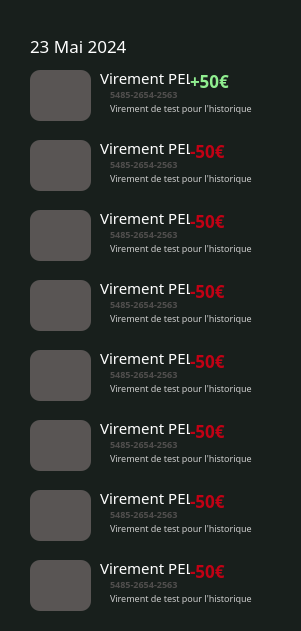
   <widget class="QWidget" name="widget_2" native="true">
    <property name="geometry">
     <rect>
      <x>240</x>
      <y>150</y>
      <width>301</width>
      <height>631</height>
     </rect>
    </property>
    <property name="styleSheet">
     <string notr="true">QWidget {
    background-color: #181F1C;
border-radius: 10px;
}</string>
    </property>
    <widget class="QListWidget" name="listWidget">
     <property name="geometry">
      <rect>
       <x>10</x>
       <y>10</y>
       <width>281</width>
       <height>601</height>
      </rect>
     </property>
    </widget>
    <widget class="QLabel" name="label_21">
     <property name="geometry">
      <rect>
       <x>30</x>
       <y>30</y>
       <width>191</width>
       <height>31</height>
      </rect>
     </property>
     <property name="font">
      <font>
       <family>Montserrat SemiBold</family>
       <pointsize>13</pointsize>
      </font>
     </property>
     <property name="styleSheet">
      <string notr="true">QLabel {
    color: white;
}</string>
     </property>
     <property name="text">
      <string>23 Mai 2024</string>
     </property>
    </widget>
    <widget class="QWidget" name="widget_25" native="true">
     <property name="geometry">
      <rect>
       <x>30</x>
       <y>70</y>
       <width>61</width>
       <height>51</height>
      </rect>
     </property>
     <property name="styleSheet">
      <string notr="true">QWidget {
    background-color: #595554;
border-radius: 10px; 
}</string>
     </property>
    </widget>
    <widget class="QLabel" name="historytitle1">
     <property name="geometry">
      <rect>
       <x>100</x>
       <y>70</y>
       <width>121</width>
       <height>16</height>
      </rect>
     </property>
     <property name="font">
      <font>
       <family>Montserrat Light</family>
       <pointsize>11</pointsize>
      </font>
     </property>
     <property name="styleSheet">
      <string notr="true">QLabel {
    color: white;
    border-radius: 5px; 
}</string>
     </property>
     <property name="text">
      <string>Virement PEL</string>
     </property>
    </widget>
    <widget class="QLabel" name="accID1">
     <property name="geometry">
      <rect>
       <x>110</x>
       <y>86</y>
       <width>121</width>
       <height>16</height>
      </rect>
     </property>
     <property name="font">
      <font>
       <family>Montserrat Light</family>
       <pointsize>7</pointsize>
       <bold>true</bold>
      </font>
     </property>
     <property name="styleSheet">
      <string notr="true">QLabel {
    color: #504E4D; /* Gris moyen */
    border-radius: 5px;
    font-weight: bold; /* Met le texte en gras */
}
</string>
     </property>
     <property name="text">
      <string>5485-2654-2563</string>
     </property>
    </widget>
    <widget class="QLabel" name="historyDescription1">
     <property name="geometry">
      <rect>
       <x>110</x>
       <y>100</y>
       <width>171</width>
       <height>16</height>
      </rect>
     </property>
     <property name="font">
      <font>
       <family>Montserrat Light</family>
       <pointsize>7</pointsize>
      </font>
     </property>
     <property name="styleSheet">
      <string notr="true">QLabel {
    color: #CCCCCC;
    border-radius: 5px; 
}</string>
     </property>
     <property name="text">
      <string>Virement de test pour l'historique</string>
     </property>
    </widget>
    <widget class="QLabel" name="historyvalue1">
     <property name="geometry">
      <rect>
       <x>190</x>
       <y>70</y>
       <width>101</width>
       <height>21</height>
      </rect>
     </property>
     <property name="font">
      <font>
       <family>Montserrat SemiBold</family>
       <pointsize>13</pointsize>
       <bold>true</bold>
      </font>
     </property>
     <property name="styleSheet">
      <string notr="true">QLabel {
    color: #90EE90; /* Vert clair */
    border-radius: 5px;
    font-weight: bold; /* Met le texte en gras */
}</string>
     </property>
     <property name="text">
      <string>+50€</string>
     </property>
    </widget>
    <widget class="QWidget" name="widget_26" native="true">
     <property name="geometry">
      <rect>
       <x>30</x>
       <y>140</y>
       <width>61</width>
       <height>51</height>
      </rect>
     </property>
     <property name="styleSheet">
      <string notr="true">QWidget {
    background-color: #595554;
border-radius: 10px; 
}</string>
     </property>
    </widget>
    <widget class="QLabel" name="historyvalue2">
     <property name="geometry">
      <rect>
       <x>190</x>
       <y>140</y>
       <width>91</width>
       <height>21</height>
      </rect>
     </property>
     <property name="font">
      <font>
       <family>Montserrat SemiBold</family>
       <pointsize>13</pointsize>
       <bold>true</bold>
      </font>
     </property>
     <property name="styleSheet">
      <string notr="true">QLabel {
    color: #C20114; /* Vert clair */
    border-radius: 5px;
    font-weight: bold; /* Met le texte en gras */
}</string>
     </property>
     <property name="text">
      <string>-50€</string>
     </property>
    </widget>
    <widget class="QLabel" name="historyDescription2">
     <property name="geometry">
      <rect>
       <x>110</x>
       <y>170</y>
       <width>171</width>
       <height>16</height>
      </rect>
     </property>
     <property name="font">
      <font>
       <family>Montserrat Light</family>
       <pointsize>7</pointsize>
      </font>
     </property>
     <property name="styleSheet">
      <string notr="true">QLabel {
    color: #CCCCCC;
    border-radius: 5px; 
}</string>
     </property>
     <property name="text">
      <string>Virement de test pour l'historique</string>
     </property>
    </widget>
    <widget class="QLabel" name="accID2">
     <property name="geometry">
      <rect>
       <x>110</x>
       <y>156</y>
       <width>121</width>
       <height>16</height>
      </rect>
     </property>
     <property name="font">
      <font>
       <family>Montserrat Light</family>
       <pointsize>7</pointsize>
       <bold>true</bold>
      </font>
     </property>
     <property name="styleSheet">
      <string notr="true">QLabel {
    color: #504E4D; /* Gris moyen */
    border-radius: 5px;
    font-weight: bold; /* Met le texte en gras */
}
</string>
     </property>
     <property name="text">
      <string>5485-2654-2563</string>
     </property>
    </widget>
    <widget class="QLabel" name="historytitle2">
     <property name="geometry">
      <rect>
       <x>100</x>
       <y>140</y>
       <width>121</width>
       <height>16</height>
      </rect>
     </property>
     <property name="font">
      <font>
       <family>Montserrat Light</family>
       <pointsize>11</pointsize>
      </font>
     </property>
     <property name="styleSheet">
      <string notr="true">QLabel {
    color: white;
    border-radius: 5px; 
}</string>
     </property>
     <property name="text">
      <string>Virement PEL</string>
     </property>
    </widget>
    <widget class="QLabel" name="accID3">
     <property name="geometry">
      <rect>
       <x>110</x>
       <y>226</y>
       <width>121</width>
       <height>16</height>
      </rect>
     </property>
     <property name="font">
      <font>
       <family>Montserrat Light</family>
       <pointsize>7</pointsize>
       <bold>true</bold>
      </font>
     </property>
     <property name="styleSheet">
      <string notr="true">QLabel {
    color: #504E4D; /* Gris moyen */
    border-radius: 5px;
    font-weight: bold; /* Met le texte en gras */
}
</string>
     </property>
     <property name="text">
      <string>5485-2654-2563</string>
     </property>
    </widget>
    <widget class="QLabel" name="historyDescription3">
     <property name="geometry">
      <rect>
       <x>110</x>
       <y>240</y>
       <width>171</width>
       <height>16</height>
      </rect>
     </property>
     <property name="font">
      <font>
       <family>Montserrat Light</family>
       <pointsize>7</pointsize>
      </font>
     </property>
     <property name="styleSheet">
      <string notr="true">QLabel {
    color: #CCCCCC;
    border-radius: 5px; 
}</string>
     </property>
     <property name="text">
      <string>Virement de test pour l'historique</string>
     </property>
    </widget>
    <widget class="QLabel" name="historytitle3">
     <property name="geometry">
      <rect>
       <x>100</x>
       <y>210</y>
       <width>121</width>
       <height>16</height>
      </rect>
     </property>
     <property name="font">
      <font>
       <family>Montserrat Light</family>
       <pointsize>11</pointsize>
      </font>
     </property>
     <property name="styleSheet">
      <string notr="true">QLabel {
    color: white;
    border-radius: 5px; 
}</string>
     </property>
     <property name="text">
      <string>Virement PEL</string>
     </property>
    </widget>
    <widget class="QLabel" name="historyvalue3">
     <property name="geometry">
      <rect>
       <x>190</x>
       <y>210</y>
       <width>91</width>
       <height>21</height>
      </rect>
     </property>
     <property name="font">
      <font>
       <family>Montserrat SemiBold</family>
       <pointsize>13</pointsize>
       <bold>true</bold>
      </font>
     </property>
     <property name="styleSheet">
      <string notr="true">QLabel {
    color: #C20114; /* Vert clair */
    border-radius: 5px;
    font-weight: bold; /* Met le texte en gras */
}</string>
     </property>
     <property name="text">
      <string>-50€</string>
     </property>
    </widget>
    <widget class="QWidget" name="widget_27" native="true">
     <property name="geometry">
      <rect>
       <x>30</x>
       <y>210</y>
       <width>61</width>
       <height>51</height>
      </rect>
     </property>
     <property name="styleSheet">
      <string notr="true">QWidget {
    background-color: #595554;
border-radius: 10px; 
}</string>
     </property>
    </widget>
    <widget class="QLabel" name="historyvalue4">
     <property name="geometry">
      <rect>
       <x>190</x>
       <y>280</y>
       <width>91</width>
       <height>21</height>
      </rect>
     </property>
     <property name="font">
      <font>
       <family>Montserrat SemiBold</family>
       <pointsize>13</pointsize>
       <bold>true</bold>
      </font>
     </property>
     <property name="styleSheet">
      <string notr="true">QLabel {
    color: #C20114; /* Vert clair */
    border-radius: 5px;
    font-weight: bold; /* Met le texte en gras */
}</string>
     </property>
     <property name="text">
      <string>-50€</string>
     </property>
    </widget>
    <widget class="QLabel" name="historyDescription4">
     <property name="geometry">
      <rect>
       <x>110</x>
       <y>310</y>
       <width>171</width>
       <height>16</height>
      </rect>
     </property>
     <property name="font">
      <font>
       <family>Montserrat Light</family>
       <pointsize>7</pointsize>
      </font>
     </property>
     <property name="styleSheet">
      <string notr="true">QLabel {
    color: #CCCCCC;
    border-radius: 5px; 
}</string>
     </property>
     <property name="text">
      <string>Virement de test pour l'historique</string>
     </property>
    </widget>
    <widget class="QLabel" name="historytitle4">
     <property name="geometry">
      <rect>
       <x>100</x>
       <y>280</y>
       <width>121</width>
       <height>16</height>
      </rect>
     </property>
     <property name="font">
      <font>
       <family>Montserrat Light</family>
       <pointsize>11</pointsize>
      </font>
     </property>
     <property name="styleSheet">
      <string notr="true">QLabel {
    color: white;
    border-radius: 5px; 
}</string>
     </property>
     <property name="text">
      <string>Virement PEL</string>
     </property>
    </widget>
    <widget class="QLabel" name="accID4">
     <property name="geometry">
      <rect>
       <x>110</x>
       <y>296</y>
       <width>121</width>
       <height>16</height>
      </rect>
     </property>
     <property name="font">
      <font>
       <family>Montserrat Light</family>
       <pointsize>7</pointsize>
       <bold>true</bold>
      </font>
     </property>
     <property name="styleSheet">
      <string notr="true">QLabel {
    color: #504E4D; /* Gris moyen */
    border-radius: 5px;
    font-weight: bold; /* Met le texte en gras */
}
</string>
     </property>
     <property name="text">
      <string>5485-2654-2563</string>
     </property>
    </widget>
    <widget class="QWidget" name="widget_28" native="true">
     <property name="geometry">
      <rect>
       <x>30</x>
       <y>280</y>
       <width>61</width>
       <height>51</height>
      </rect>
     </property>
     <property name="styleSheet">
      <string notr="true">QWidget {
    background-color: #595554;
border-radius: 10px; 
}</string>
     </property>
    </widget>
    <widget class="QWidget" name="widget_29" native="true">
     <property name="geometry">
      <rect>
       <x>30</x>
       <y>350</y>
       <width>61</width>
       <height>51</height>
      </rect>
     </property>
     <property name="styleSheet">
      <string notr="true">QWidget {
    background-color: #595554;
border-radius: 10px; 
}</string>
     </property>
    </widget>
    <widget class="QLabel" name="historyvalue5">
     <property name="geometry">
      <rect>
       <x>190</x>
       <y>350</y>
       <width>91</width>
       <height>21</height>
      </rect>
     </property>
     <property name="font">
      <font>
       <family>Montserrat SemiBold</family>
       <pointsize>13</pointsize>
       <bold>true</bold>
      </font>
     </property>
     <property name="styleSheet">
      <string notr="true">QLabel {
    color: #C20114; /* Vert clair */
    border-radius: 5px;
    font-weight: bold; /* Met le texte en gras */
}</string>
     </property>
     <property name="text">
      <string>-50€</string>
     </property>
    </widget>
    <widget class="QLabel" name="accID5">
     <property name="geometry">
      <rect>
       <x>110</x>
       <y>366</y>
       <width>121</width>
       <height>16</height>
      </rect>
     </property>
     <property name="font">
      <font>
       <family>Montserrat Light</family>
       <pointsize>7</pointsize>
       <bold>true</bold>
      </font>
     </property>
     <property name="styleSheet">
      <string notr="true">QLabel {
    color: #504E4D; /* Gris moyen */
    border-radius: 5px;
    font-weight: bold; /* Met le texte en gras */
}
</string>
     </property>
     <property name="text">
      <string>5485-2654-2563</string>
     </property>
    </widget>
    <widget class="QLabel" name="historyDescription5">
     <property name="geometry">
      <rect>
       <x>110</x>
       <y>380</y>
       <width>171</width>
       <height>16</height>
      </rect>
     </property>
     <property name="font">
      <font>
       <family>Montserrat Light</family>
       <pointsize>7</pointsize>
      </font>
     </property>
     <property name="styleSheet">
      <string notr="true">QLabel {
    color: #CCCCCC;
    border-radius: 5px; 
}</string>
     </property>
     <property name="text">
      <string>Virement de test pour l'historique</string>
     </property>
    </widget>
    <widget class="QLabel" name="historytitle5">
     <property name="geometry">
      <rect>
       <x>100</x>
       <y>350</y>
       <width>121</width>
       <height>16</height>
      </rect>
     </property>
     <property name="font">
      <font>
       <family>Montserrat Light</family>
       <pointsize>11</pointsize>
      </font>
     </property>
     <property name="styleSheet">
      <string notr="true">QLabel {
    color: white;
    border-radius: 5px; 
}</string>
     </property>
     <property name="text">
      <string>Virement PEL</string>
     </property>
    </widget>
    <widget class="QWidget" name="widget_30" native="true">
     <property name="geometry">
      <rect>
       <x>30</x>
       <y>420</y>
       <width>61</width>
       <height>51</height>
      </rect>
     </property>
     <property name="styleSheet">
      <string notr="true">QWidget {
    background-color: #595554;
border-radius: 10px; 
}</string>
     </property>
    </widget>
    <widget class="QLabel" name="accID6">
     <property name="geometry">
      <rect>
       <x>110</x>
       <y>436</y>
       <width>121</width>
       <height>16</height>
      </rect>
     </property>
     <property name="font">
      <font>
       <family>Montserrat Light</family>
       <pointsize>7</pointsize>
       <bold>true</bold>
      </font>
     </property>
     <property name="styleSheet">
      <string notr="true">QLabel {
    color: #504E4D; /* Gris moyen */
    border-radius: 5px;
    font-weight: bold; /* Met le texte en gras */
}
</string>
     </property>
     <property name="text">
      <string>5485-2654-2563</string>
     </property>
    </widget>
    <widget class="QLabel" name="historyDescription6">
     <property name="geometry">
      <rect>
       <x>110</x>
       <y>450</y>
       <width>171</width>
       <height>16</height>
      </rect>
     </property>
     <property name="font">
      <font>
       <family>Montserrat Light</family>
       <pointsize>7</pointsize>
      </font>
     </property>
     <property name="styleSheet">
      <string notr="true">QLabel {
    color: #CCCCCC;
    border-radius: 5px; 
}</string>
     </property>
     <property name="text">
      <string>Virement de test pour l'historique</string>
     </property>
    </widget>
    <widget class="QLabel" name="historytitle6">
     <property name="geometry">
      <rect>
       <x>100</x>
       <y>420</y>
       <width>121</width>
       <height>16</height>
      </rect>
     </property>
     <property name="font">
      <font>
       <family>Montserrat Light</family>
       <pointsize>11</pointsize>
      </font>
     </property>
     <property name="styleSheet">
      <string notr="true">QLabel {
    color: white;
    border-radius: 5px; 
}</string>
     </property>
     <property name="text">
      <string>Virement PEL</string>
     </property>
    </widget>
    <widget class="QLabel" name="historyvalue6">
     <property name="geometry">
      <rect>
       <x>190</x>
       <y>420</y>
       <width>91</width>
       <height>21</height>
      </rect>
     </property>
     <property name="font">
      <font>
       <family>Montserrat SemiBold</family>
       <pointsize>13</pointsize>
       <bold>true</bold>
      </font>
     </property>
     <property name="styleSheet">
      <string notr="true">QLabel {
    color: #C20114; /* Vert clair */
    border-radius: 5px;
    font-weight: bold; /* Met le texte en gras */
}</string>
     </property>
     <property name="text">
      <string>-50€</string>
     </property>
    </widget>
    <widget class="QWidget" name="widget_31" native="true">
     <property name="geometry">
      <rect>
       <x>30</x>
       <y>490</y>
       <width>61</width>
       <height>51</height>
      </rect>
     </property>
     <property name="styleSheet">
      <string notr="true">QWidget {
    background-color: #595554;
border-radius: 10px; 
}</string>
     </property>
    </widget>
    <widget class="QLabel" name="accID7">
     <property name="geometry">
      <rect>
       <x>110</x>
       <y>506</y>
       <width>121</width>
       <height>16</height>
      </rect>
     </property>
     <property name="font">
      <font>
       <family>Montserrat Light</family>
       <pointsize>7</pointsize>
       <bold>true</bold>
      </font>
     </property>
     <property name="styleSheet">
      <string notr="true">QLabel {
    color: #504E4D; /* Gris moyen */
    border-radius: 5px;
    font-weight: bold; /* Met le texte en gras */
}
</string>
     </property>
     <property name="text">
      <string>5485-2654-2563</string>
     </property>
    </widget>
    <widget class="QLabel" name="historyvalue7">
     <property name="geometry">
      <rect>
       <x>190</x>
       <y>490</y>
       <width>91</width>
       <height>21</height>
      </rect>
     </property>
     <property name="font">
      <font>
       <family>Montserrat SemiBold</family>
       <pointsize>13</pointsize>
       <bold>true</bold>
      </font>
     </property>
     <property name="styleSheet">
      <string notr="true">QLabel {
    color: #C20114; /* Vert clair */
    border-radius: 5px;
    font-weight: bold; /* Met le texte en gras */
}</string>
     </property>
     <property name="text">
      <string>-50€</string>
     </property>
    </widget>
    <widget class="QLabel" name="historyDescription7">
     <property name="geometry">
      <rect>
       <x>110</x>
       <y>520</y>
       <width>171</width>
       <height>16</height>
      </rect>
     </property>
     <property name="font">
      <font>
       <family>Montserrat Light</family>
       <pointsize>7</pointsize>
      </font>
     </property>
     <property name="styleSheet">
      <string notr="true">QLabel {
    color: #CCCCCC;
    border-radius: 5px; 
}</string>
     </property>
     <property name="text">
      <string>Virement de test pour l'historique</string>
     </property>
    </widget>
    <widget class="QLabel" name="historytitle7">
     <property name="geometry">
      <rect>
       <x>100</x>
       <y>490</y>
       <width>121</width>
       <height>16</height>
      </rect>
     </property>
     <property name="font">
      <font>
       <family>Montserrat Light</family>
       <pointsize>11</pointsize>
      </font>
     </property>
     <property name="styleSheet">
      <string notr="true">QLabel {
    color: white;
    border-radius: 5px; 
}</string>
     </property>
     <property name="text">
      <string>Virement PEL</string>
     </property>
    </widget>
    <widget class="QWidget" name="widget_32" native="true">
     <property name="geometry">
      <rect>
       <x>30</x>
       <y>560</y>
       <width>61</width>
       <height>51</height>
      </rect>
     </property>
     <property name="styleSheet">
      <string notr="true">QWidget {
    background-color: #595554;
border-radius: 10px; 
}</string>
     </property>
    </widget>
    <widget class="QLabel" name="historyDescription8">
     <property name="geometry">
      <rect>
       <x>110</x>
       <y>590</y>
       <width>171</width>
       <height>16</height>
      </rect>
     </property>
     <property name="font">
      <font>
       <family>Montserrat Light</family>
       <pointsize>7</pointsize>
      </font>
     </property>
     <property name="styleSheet">
      <string notr="true">QLabel {
    color: #CCCCCC;
    border-radius: 5px; 
}</string>
     </property>
     <property name="text">
      <string>Virement de test pour l'historique</string>
     </property>
    </widget>
    <widget class="QLabel" name="accID8">
     <property name="geometry">
      <rect>
       <x>110</x>
       <y>576</y>
       <width>121</width>
       <height>16</height>
      </rect>
     </property>
     <property name="font">
      <font>
       <family>Montserrat Light</family>
       <pointsize>7</pointsize>
       <bold>true</bold>
      </font>
     </property>
     <property name="styleSheet">
      <string notr="true">QLabel {
    color: #504E4D; /* Gris moyen */
    border-radius: 5px;
    font-weight: bold; /* Met le texte en gras */
}
</string>
     </property>
     <property name="text">
      <string>5485-2654-2563</string>
     </property>
    </widget>
    <widget class="QLabel" name="historyvalue8">
     <property name="geometry">
      <rect>
       <x>190</x>
       <y>560</y>
       <width>91</width>
       <height>21</height>
      </rect>
     </property>
     <property name="font">
      <font>
       <family>Montserrat SemiBold</family>
       <pointsize>13</pointsize>
       <bold>true</bold>
      </font>
     </property>
     <property name="styleSheet">
      <string notr="true">QLabel {
    color: #C20114; /* Vert clair */
    border-radius: 5px;
    font-weight: bold; /* Met le texte en gras */
}</string>
     </property>
     <property name="text">
      <string>-50€</string>
     </property>
    </widget>
    <widget class="QLabel" name="historytitle8">
     <property name="geometry">
      <rect>
       <x>100</x>
       <y>560</y>
       <width>121</width>
       <height>16</height>
      </rect>
     </property>
     <property name="font">
      <font>
       <family>Montserrat Light</family>
       <pointsize>11</pointsize>
      </font>
     </property>
     <property name="styleSheet">
      <string notr="true">QLabel {
    color: white;
    border-radius: 5px; 
}</string>
     </property>
     <property name="text">
      <string>Virement PEL</string>
     </property>
    </widget>
    <zorder>listWidget</zorder>
    <zorder>label_21</zorder>
    <zorder>widget_25</zorder>
    <zorder>historytitle1</zorder>
    <zorder>accID1</zorder>
    <zorder>historyDescription1</zorder>
    <zorder>historyvalue1</zorder>
    <zorder>widget_26</zorder>
    <zorder>historyDescription2</zorder>
    <zorder>accID2</zorder>
    <zorder>historytitle2</zorder>
    <zorder>historyvalue2</zorder>
    <zorder>accID3</zorder>
    <zorder>historyDescription3</zorder>
    <zorder>historytitle3</zorder>
    <zorder>historyvalue3</zorder>
    <zorder>widget_27</zorder>
    <zorder>historyDescription4</zorder>
    <zorder>historytitle4</zorder>
    <zorder>accID4</zorder>
    <zorder>widget_28</zorder>
    <zorder>widget_29</zorder>
    <zorder>accID5</zorder>
    <zorder>historyDescription5</zorder>
    <zorder>historytitle5</zorder>
    <zorder>widget_30</zorder>
    <zorder>accID6</zorder>
    <zorder>historyDescription6</zorder>
    <zorder>historytitle6</zorder>
    <zorder>historyvalue6</zorder>
    <zorder>widget_31</zorder>
    <zorder>accID7</zorder>
    <zorder>historyDescription7</zorder>
    <zorder>historytitle7</zorder>
    <zorder>widget_32</zorder>
    <zorder>historyDescription8</zorder>
    <zorder>accID8</zorder>
    <zorder>historytitle8</zorder>
    <zorder>historyvalue7</zorder>
    <zorder>historyvalue8</zorder>
    <zorder>historyvalue5</zorder>
    <zorder>historyvalue4</zorder>
   </widget>
